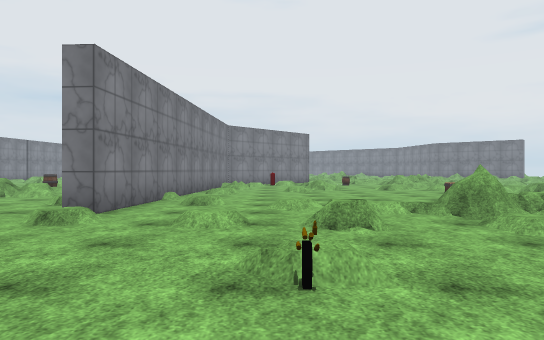
[1] (above)

21 first-person views from a walk through a Unity game level. The camera is 1.3 m above the floor, looks level and sees 70° across. The floor is counted in squares, 2 m on a side. Each view is taken from the middle of a square. On the plan, view 1 faces up. The plan holds only what a view shows up to about 11 squares ahead; the rest is blank. The place goes on beyond the plan. The player is left out. Some surface patterns are stand-ins.

[2]
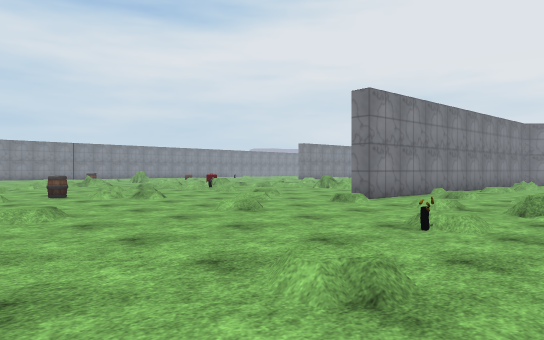

[3]
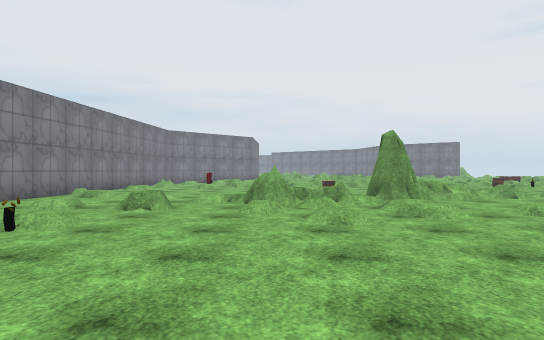

[4]
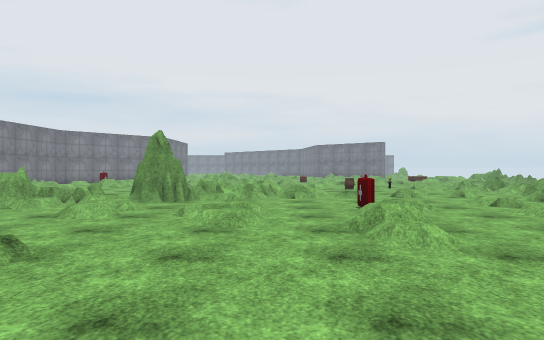

[5]
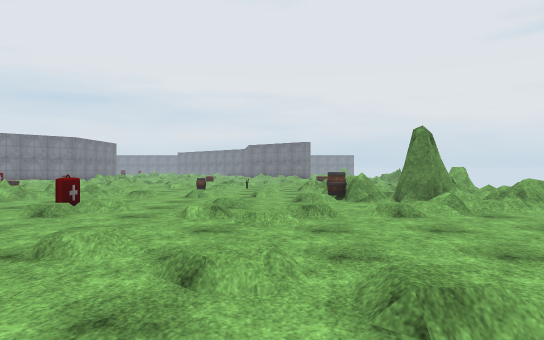

[6]
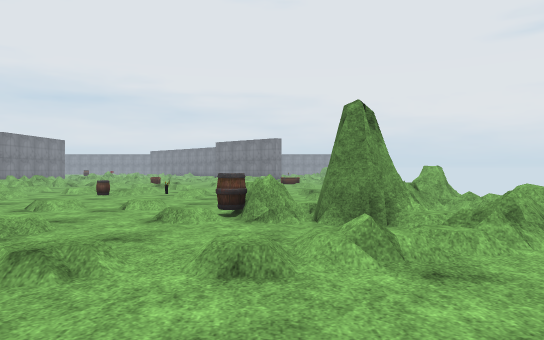

[7]
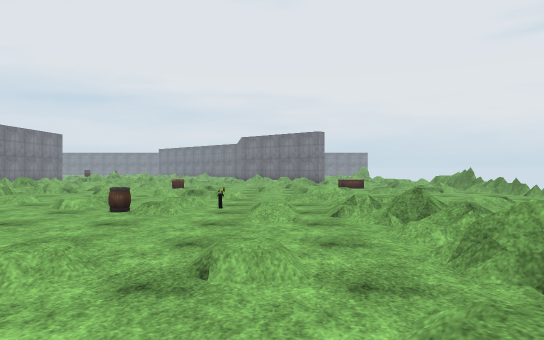

[8]
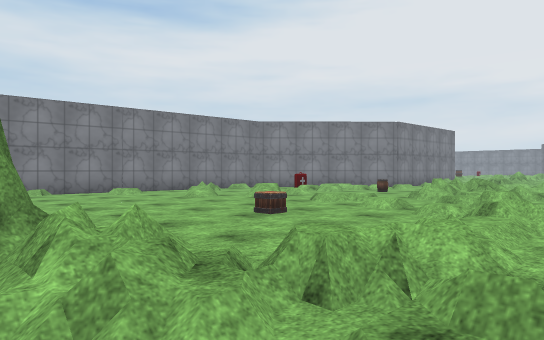

[9]
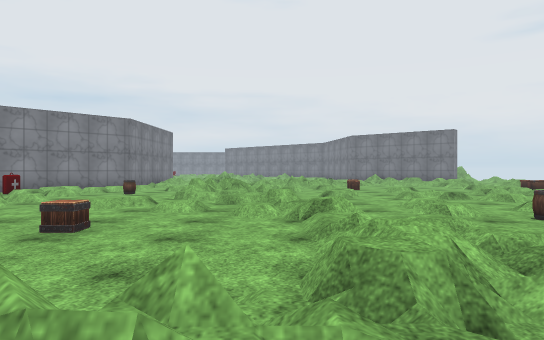

[10]
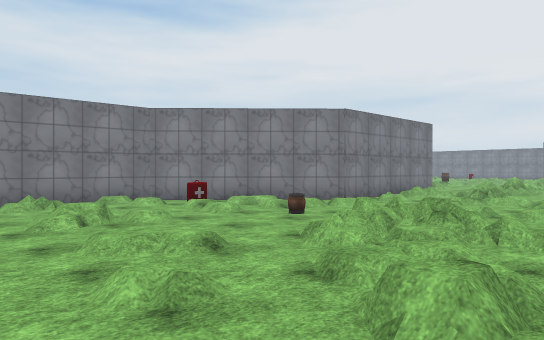

[11]
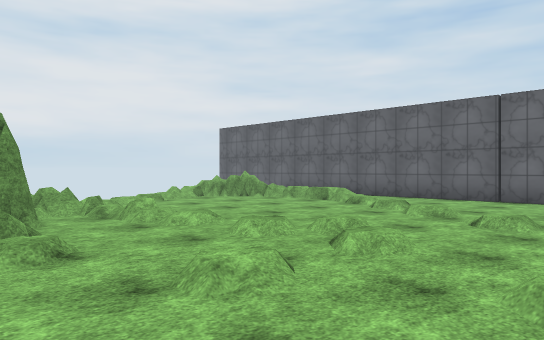

[12]
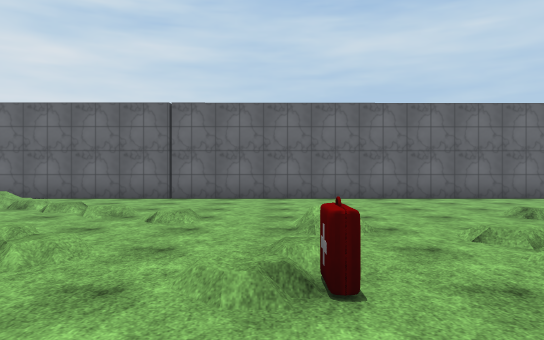

[13]
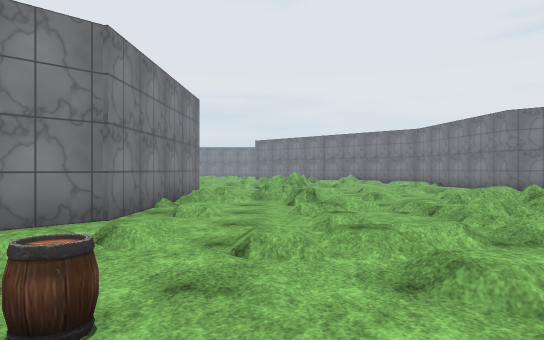

[14]
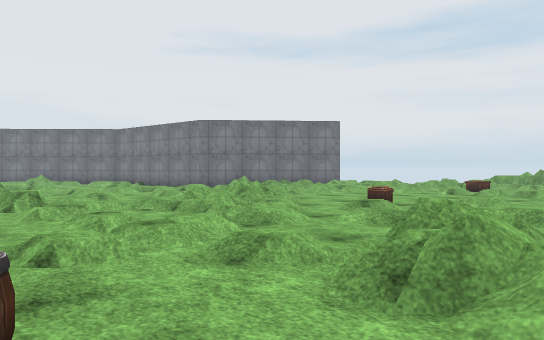

[15]
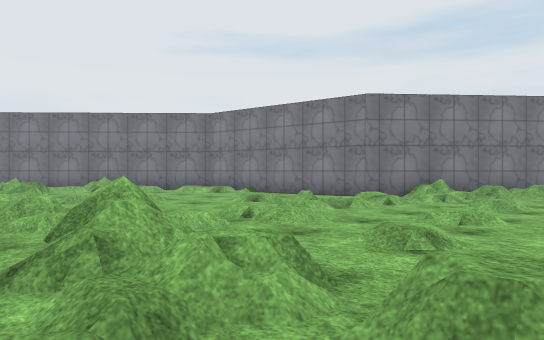

[16]
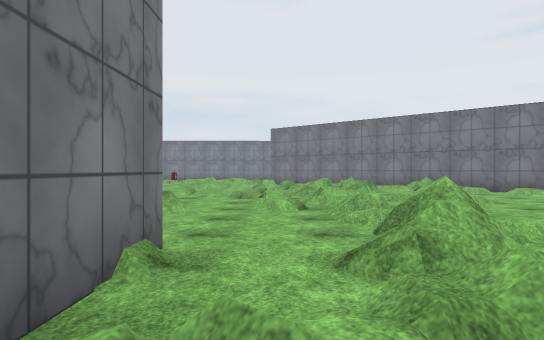

[17]
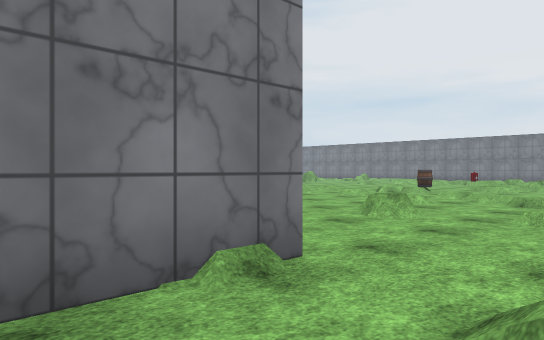

[18]
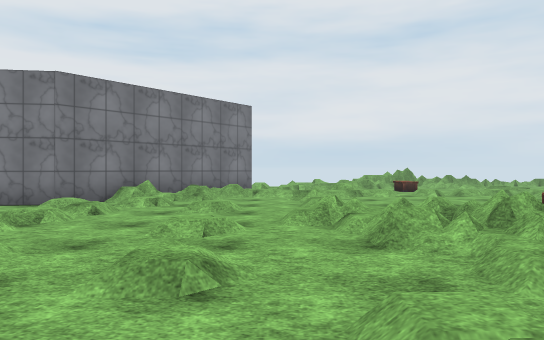

[19]
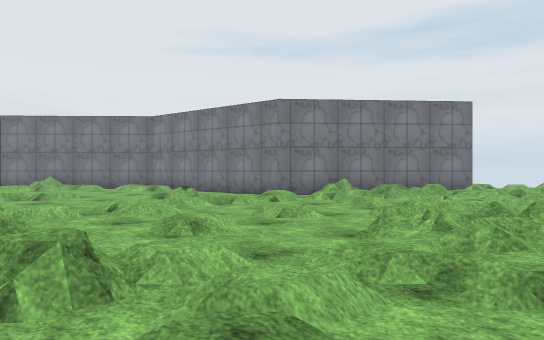

[20]
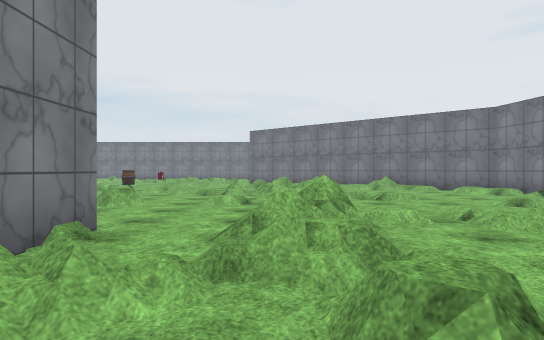

[21]
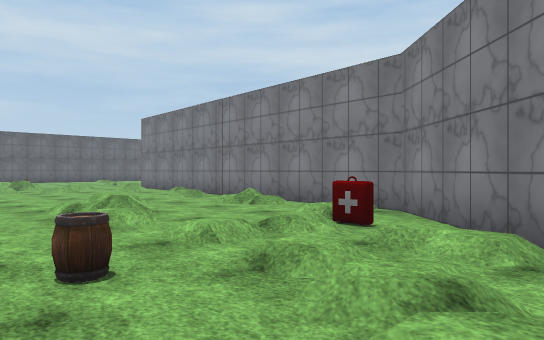

### Floor plan
Key: @ floor where view 1 was taken; # wall or solid block; x gap in a wall; . main floor; : floor 0.25 m higher than the main floor; + floor 0.5 m higher than the main floor; / step, stairs or slope; = window, fence, low wall or low ledge; ^ raised ledge; C crate; B barrel; O other object.
Columns run from 11 left of view 1 to 20 right of it. Each row starts with its distance up from view 1.
 35             /.
 34             ..   ..
 33           ..    +.. /#
 32         /:..//.=:.../ #
 31         ... .///......#
 30          ..//../.:/...#
 29           .././/.//...#
 28            .=.///..//.#
 27            ....//.....##
 26             ...==.:///.##
 25              #.#=.......##
 24              #.==.//./...##
 23              #///../.....///.
 22              #..#..:////// //
 21              #/.//+:/...//
 20             ##.././//..../
 19            ##.:.///..C.../
 18           ## :///.///..../
 17          ##O//B./.....:.//
 16          ##O//../////...///////
 15          # .....#//////../ ....#
 14          #/../...//..../.   ...
 13          #/.././..+:...../.
 12          #..:...////.:.O///
 11         ##........//..B.//.:
 10      /. #.......C..//...//:.  x
  9      .. #/.........:/....... =.
  8      .. #//......./=//////x  =
  7       ..#.///.   #=////..B# ^x
  6       ..x../.:#//#/......//##=
  5     ./:.:./.=.=//......:....#=
  4    ...//....../././/.O.///////
  3    ../........./../....//..../.
  2   ..//.....O........:..........
  1 ...B.............:....///.....
  0 /../.../...@/...........//....
 -1        /.................. ++x
 -2           .. ..............
 -3               ###############

Positions as (right, up) in squares from view 1, and headings:
1: (0, 0), facing up
2: (2, -2), facing up-left
3: (3, -2), facing up
4: (8, -2), facing up
5: (13, -2), facing up
6: (15, 1), facing up
7: (13, 5), facing up
8: (9, 6), facing up-left
9: (7, 6), facing up
10: (8, 11), facing up-left
11: (10, 7), facing down-right
12: (10, 7), facing down
13: (4, 15), facing up
14: (3, 15), facing up-right
15: (3, 22), facing up-right
16: (3, 22), facing up
17: (4, 23), facing up-left
18: (4, 23), facing right
19: (4, 20), facing up-right
20: (4, 21), facing up
21: (4, 19), facing down-left
